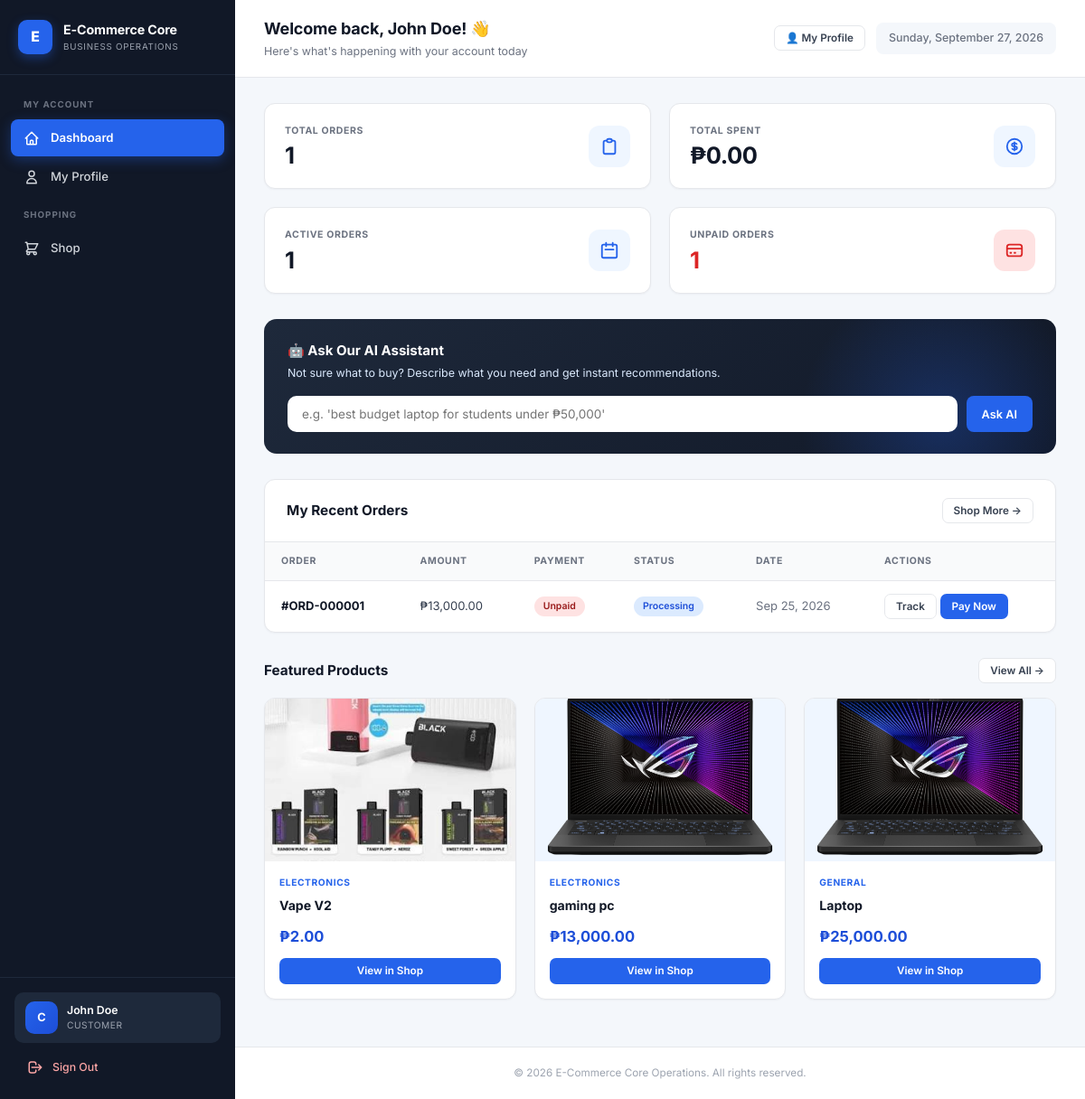
Screenshot of /customer_dashboard.php (signed in) with the database file from the repository.
### tables this page shows
CREATE TABLE `orders` (
  `id` int(11) NOT NULL,
  `order_number` varchar(20) DEFAULT NULL,
  `user_id` int(11) NOT NULL,
  `total_amount` decimal(10,2) NOT NULL,
  `status` enum('pending','processing','shipped','delivered','cancelled','returned') DEFAULT 'pending',
  `shipping_address` text DEFAULT NULL,
  `contact_phone` varchar(20) DEFAULT NULL,
  `notes` text DEFAULT NULL,
  `payment_method` varchar(50) DEFAULT 'COD',
  `delivery_option` varchar(50) DEFAULT 'standard',
  `delivery_fee` decimal(10,2) DEFAULT 0.00,
  `payment_status` enum('unpaid','pending_verification','paid','refunded') DEFAULT 'unpaid',
  `payment_reference` varchar(100) DEFAULT NULL,
  `payment_proof` varchar(255) DEFAULT NULL,
  `paid_at` datetime DEFAULT NULL,
  `created_at` timestamp NOT NULL DEFAULT current_timestamp()
);

CREATE TABLE `products` (
  `id` int(11) NOT NULL,
  `name` varchar(150) NOT NULL,
  `description` text DEFAULT NULL,
  `price` decimal(10,2) NOT NULL,
  `category` varchar(50) DEFAULT NULL,
  `stock` int(11) DEFAULT 0,
  `image_url` varchar(255) DEFAULT NULL,
  `created_at` timestamp NOT NULL DEFAULT current_timestamp()
);

### includes/auth.php (called while the page is built, shortened)
<?php
if (!function_exists('baseUrl')) {
    function baseUrl($path = '') {
        $dir = str_replace('\\', '/', dirname($_SERVER['SCRIPT_NAME']));
        $dir = rtrim($dir, '/');
        $dir = preg_replace('#/(modules|api|ai|auth|admin)$#', '', $dir);
        if ($dir === '' || $dir === '.') $dir = '';
        $dir = rtrim($dir, '/') . '/';
        return $dir . ltrim($path, '/');
    }
}
if (!function_exists('e')) {
    function e($s) {
        return htmlspecialchars($s ?? '', ENT_QUOTES, 'UTF-8');
    }
}

### customer_dashboard.php (the view, shortened to what this page needs)
<?php
require_once __DIR__ . '/includes/auth.php';
require_once __DIR__ . '/config/db.php';
$uid = $_SESSION['user_id'];
$myOrderCount = $pdo->prepare("SELECT COUNT(*) FROM orders WHERE user_id = ?");
$myOrderCount->execute([$uid]);
$myOrderCount = $myOrderCount->fetchColumn();
$myTotalSpent = $pdo->prepare("SELECT COALESCE(SUM(total_amount),0) FROM orders WHERE user_id = ? AND status != 'cancelled' AND payment_status = 'paid'");
$myTotalSpent->execute([$uid]);
$myTotalSpent = $myTotalSpent->fetchColumn();
$myActiveOrders = $pdo->prepare("SELECT COUNT(*) FROM orders WHERE user_id = ? AND status IN ('pending','processing','shipped')");
$myActiveOrders->execute([$uid]);
$myActiveOrders = $myActiveOrders->fetchColumn();
$myUnpaidOrders = $pdo->prepare("SELECT COUNT(*) FROM orders WHERE user_id = ? AND payment_status IN ('unpaid','pending_verification')");
$myUnpaidOrders->execute([$uid]);
$myUnpaidOrders = $myUnpaidOrders->fetchColumn();
$recentOrders = $pdo->prepare("SELECT * FROM orders WHERE user_id = ? ORDER BY id DESC LIMIT 5");
$recentOrders->execute([$uid]);
$recentOrders = $recentOrders->fetchAll();
$featured = $pdo->query("SELECT * FROM products WHERE stock > 0 ORDER BY id DESC LIMIT 4")->fetchAll();
require_once __DIR__ . '/includes/header.php';
?>
<div class="app-layout">
    <?php require __DIR__ . '/includes/sidebar.php'; ?>
    <div class="main-wrapper">
        <header class="topbar">
            <div class="topbar-left">
                <div>
                    <h2>Welcome back, <?= e($_SESSION['full_name'] ?? $_SESSION['username']) ?>! 👋</h2>
                    <p>Here's what's happening with your account today</p>
                </div>
            </div>
            <div style="display:flex;gap:12px;align-items:center;">
                <a href="<?= baseUrl('profile.php') ?>" class="btn btn-secondary btn-sm">👤 My Profile</a>
                <div class="topbar-date"><?= date('l, F j, Y') ?></div>
            </div>
        </header>
        <div class="page-body">
            <div class="grid-4">
                <div class="stat-card">
                    <div class="stat-content">
                        <div class="stat-label">Total Orders</div>
                        <div class="stat-value"><?= $myOrderCount ?></div>
                    </div>
                    <div class="stat-icon">
                        <svg fill="none" stroke="currentColor" viewBox="0 0 24 24"><path stroke-linecap="round" stroke-linejoin="round" stroke-width="2" d="M9 5H7a2 2 0 00-2 2v12a2 2 0 002 2h10a2 2 0 002-2V7a2 2 0 00-2-2h-2M9 5a2 2 0 002 2h2a2 2 0 002-2M9 5a2 2 0 012-2h2a2 2 0 012 2"/></svg>
                    </div>
                </div>
                <div class="stat-card">
                    <div class="stat-content">
                        <div class="stat-label">Total Spent</div>
                        <div class="stat-value">₱<?= number_format($myTotalSpent, 2) ?></div>
                    </div>
                    <div class="stat-icon">
                        <svg fill="none" stroke="currentColor" viewBox="0 0 24 24"><path stroke-linecap="round" stroke-linejoin="round" stroke-width="2" d="M12 8c-1.657 0-3 .895-3 2s1.343 2 3 2 3 .895 3 2-1.343 2-3 2m0-8c1.11 0 2.08.402 2.599 1M12 8V7m0 1v8m0 0v1m0-1c-1.11 0-2.08-.402-2.599-1M21 12a9 9 0 11-18 0 9 9 0 0118 0z"/></svg>
                    </div>
                </div>
                <div class="stat-card">
                    <div class="stat-content">
                        <div class="stat-label">Active Orders</div>
                        <div class="stat-value"><?= $myActiveOrders ?></div>
                    </div>
                    <div class="stat-icon">
                        <svg fill="none" stroke="currentColor" viewBox="0 0 24 24"><path stroke-linecap="round" stroke-linejoin="round" stroke-width="2" d="M8 7V3m8 4V3m-9 8h10M5 21h14a2 2 0 002-2V7a2 2 0 00-2-2H5a2 2 0 00-2 2v12a2 2 0 002 2z"/></svg>
                    </div>
                </div>
                <div class="stat-card">
                    <div class="stat-content">
                        <div class="stat-label">Unpaid Orders</div>
                        <div class="stat-value" style="<?= $myUnpaidOrders > 0 ? 'color:#dc2626;' : '' ?>"><?= $myUnpaidOrders ?></div>
                    </div>
                    <div class="stat-icon" style="<?= $myUnpaidOrders > 0 ? 'background:#fee2e2;color:#dc2626;' : '' ?>">
                        <svg fill="none" stroke="currentColor" viewBox="0 0 24 24"><path stroke-linecap="round" stroke-linejoin="round" stroke-width="2" d="M3 10h18M7 15h1m4 0h1m-7 4h12a3 3 0 003-3V8a3 3 0 00-3-3H6a3 3 0 00-3 3v8a3 3 0 003 3z"/></svg>
                    </div>
                </div>
            </div>
            <div class="ai-banner">
                <h3>🤖 Ask Our AI Assistant</h3>
                <p>Not sure what to buy? Describe what you need and get instant recommendations.</p>
                <form id="aiForm" class="ai-form">
                    <input type="text" id="aiQuery" placeholder="e.g. 'best budget laptop for students under ₱50,000'" required>
                    <button type="submit" class="btn btn-primary">Ask AI</button>
                </form>
            </div>
            <div class="card" style="margin-bottom:28px;">
                <div class="flex-between" style="padding:20px 24px; border-bottom:1px solid #e5e7eb;">
                    <h3 class="section-title">My Recent Orders</h3>
                    <a href="<?= baseUrl('modules/shop.php') ?>" class="btn btn-secondary btn-sm">Shop More →</a>
                </div>
                <div class="table-wrapper">
                    <table>
                        <thead>
                            <tr>
                                <th>Order</th>
                                <th>Amount</th>
                                <th>Payment</th>
                                <th>Status</th>
                                <th>Date</th>
                                <th>Actions</th>
                            </tr>
                        </thead>
                        <tbody>
                            <?php if (empty($recentOrders)): ?>
                                <tr><td colspan="6" style="text-align:center;padding:32px;color:#6b7280;">
                                    You haven't placed any orders yet. <a href="<?= baseUrl('modules/shop.php') ?>" style="color:#2563eb;text-decoration:none;font-weight:600;">Start shopping →</a>
                                </td></tr>
                            <?php else: foreach ($recentOrders as $o):
                                $colors = ['pending'=>'badge-yellow','processing'=>'badge-blue','shipped'=>'badge-indigo','delivered'=>'badge-green','cancelled'=>'badge-red','returned'=>'badge-gray'];
                                $pColors = ['unpaid'=>'badge-red','pending_verification'=>'badge-yellow','paid'=>'badge-green','refunded'=>'badge-blue'];
                            ?>
                                <tr>
                                    <td><strong style="color:#111827;">#<?= e($o['order_number'] ?: $o['id']) ?></strong></td>
                                    <td>₱<?= number_format($o['total_amount'], 2) ?></td>
                                    <td><span class="badge <?= $pColors[$o['payment_status']] ?? 'badge-gray' ?>"><?= ucwords(str_replace('_',' ',$o['payment_status'])) ?></span></td>
                                    <td><span class="badge <?= $colors[$o['status']] ?? 'badge-gray' ?>"><?= e(ucfirst($o['status'])) ?></span></td>
                                    <td style="color:#6b7280;"><?= date('M j, Y', strtotime($o['created_at'])) ?></td>
                                    <td style="white-space:nowrap;">
                                        <a href="<?= baseUrl('modules/track_order.php?id=' . $o['id']) ?>" class="btn btn-secondary btn-sm">Track</a>
                                        <?php if ($o['payment_status'] === 'unpaid' && !in_array($o['status'], ['cancelled','returned'])): ?>
                                            <a href="<?= baseUrl('modules/payment.php?id=' . $o['id']) ?>" class="btn btn-primary btn-sm">Pay Now</a>
                                        <?php endif; ?>
                                    </td>
                                </tr>
                            <?php endforeach; endif; ?>
                        </tbody>
                    </table>
                </div>
            </div>
            <div class="section-header">
                <h3 class="section-title">Featured Products</h3>
                <a href="<?= baseUrl('modules/shop.php') ?>" class="btn btn-secondary btn-sm">View All →</a>
            </div>
            <div class="product-grid">
                <?php foreach ($featured as $p): ?>
                <div class="product-card">
                    <div class="product-image">
                        <?php if ($p['image_url']): ?>
                            <img src="<?= baseUrl($p['image_url']) ?>" alt="<?= e($p['name']) ?>">
                        <?php else: ?>
                            <?= strtoupper(substr($p['name'],0,1)) ?>
                        <?php endif; ?>
                    </div>
                    <div class="product-body">
                        <div class="product-category"><?= e($p['category']) ?></div>
                        <div class="product-name"><?= e($p['name']) ?></div>
                        <div class="product-footer">
                            <span class="product-price">₱<?= number_format($p['price'], 2) ?></span>
                        </div>
                        <a href="<?= baseUrl('modules/shop.php') ?>" class="btn btn-primary btn-sm" style="margin-top:12px;width:100%;">View in Shop</a>
                    </div>
                </div>
                <?php endforeach; ?>
            </div>
        </div>
        <?php require __DIR__ . '/includes/footer.php'; ?>

### rows the page displays
orders: order_number "ORD-000001", total_amount "13,000.00", payment_status "Unpaid", status "Processing", created_at "Sep 25, 2026"
products: image_url (picture), category "ELECTRONICS", name "Vape V2", price "2.00"
products: image_url (picture), category "ELECTRONICS", name "gaming pc", price "13,000.00"
products: image_url (picture), category "GENERAL", name "Laptop", price "25,000.00"

### other values shown
$initial "C"
$_SESSION['full_name'] "John Doe"
$role === 'product_manager' ? 'PRODUCT MANAGER' : strtoupper($role) "CUSTOMER"
$myOrderCount "1"
$myTotalSpent "0.00"
$myActiveOrders "1"
$myUnpaidOrders "1"
